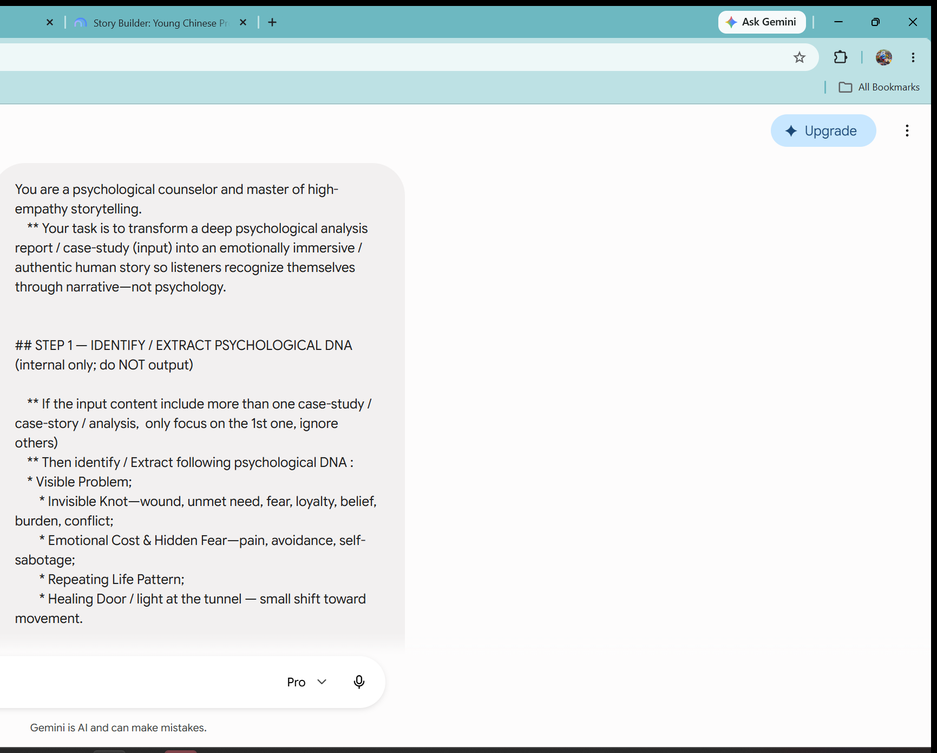
#> input picture hermes/gem_right.png, 937 x 753 px, shrunk from 1731 x 1390 before the run, found by its file name
$ python _loc_copy.py
#> lines starting #> are read from the running program, lines starting #| are printed output that depends on the picture
import numpy as np, cv2, os

img = cv2.imread(r"D:\AIComposer\hermes\gem_right.png")
#> img is the input picture: shape (753, 937, 3); mean B, G, R 235.5, 234.9, 230.5
H, Wd, _ = img.shape
#> H = 753; Wd = 937
print("right pane size", Wd, H)
#| right pane size 937 753
# The response card copy button is top-right of the card. The card likely starts at x~ a bit right of W/2 boundary.
# Crop top-right quadrant of the right pane to find the icon row
crop = img[40:160, Wd-500:Wd-20]
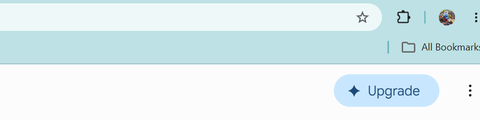
#> crop: shape (120, 480, 3); mean B, G, R 240.8, 238.4, 222.7
cv2.imwrite(r"D:\AIComposer\hermes\_rtop.png", crop)
print("saved _rtop.png", crop.shape[1], crop.shape[0])
#| saved _rtop.png 480 120
# also look for the typical icon: small cluster of bright pixels near top-right of the dark card.
# Save a zoomed version of the very top-right 300x140
crop2 = img[40:180, Wd-360:Wd-20]
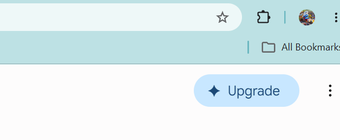
#> crop2: shape (140, 340, 3); mean B, G, R 241.5, 238.9, 224.6
cv2.imwrite(r"D:\AIComposer\hermes\_rtop2.png", crop2)
print("saved _rtop2.png", crop2.shape[1], crop2.shape[0])
#| saved _rtop2.png 340 140

$ run again, with hermes/_bot_640_839.png copied over hermes/gem_right.png
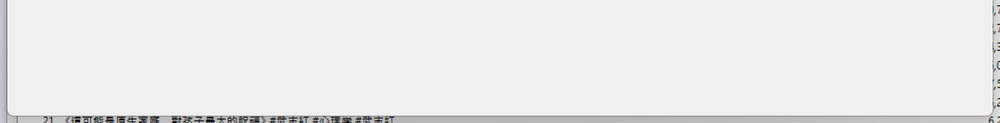
#> input picture hermes/_bot_640_839.png, 1000 x 123 px, shrunk from 1614 x 199 before the run, found by its file name
#> img is the input picture: shape (123, 1000, 3); mean B, G, R 234.7, 234.6, 234.6
#| right pane size 1000 123
#> `crop = img[40:160, Wd-500:Wd-20]`:
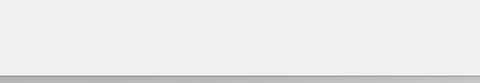
#> crop: shape (83, 480, 3); min 150, max 248, mean 234.8
#| saved _rtop.png 480 83
#> `crop2 = img[40:180, Wd-360:Wd-20]`:
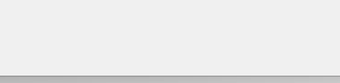
#> crop2: shape (83, 340, 3); min 150, max 248, mean 235
#| saved _rtop2.png 340 83
